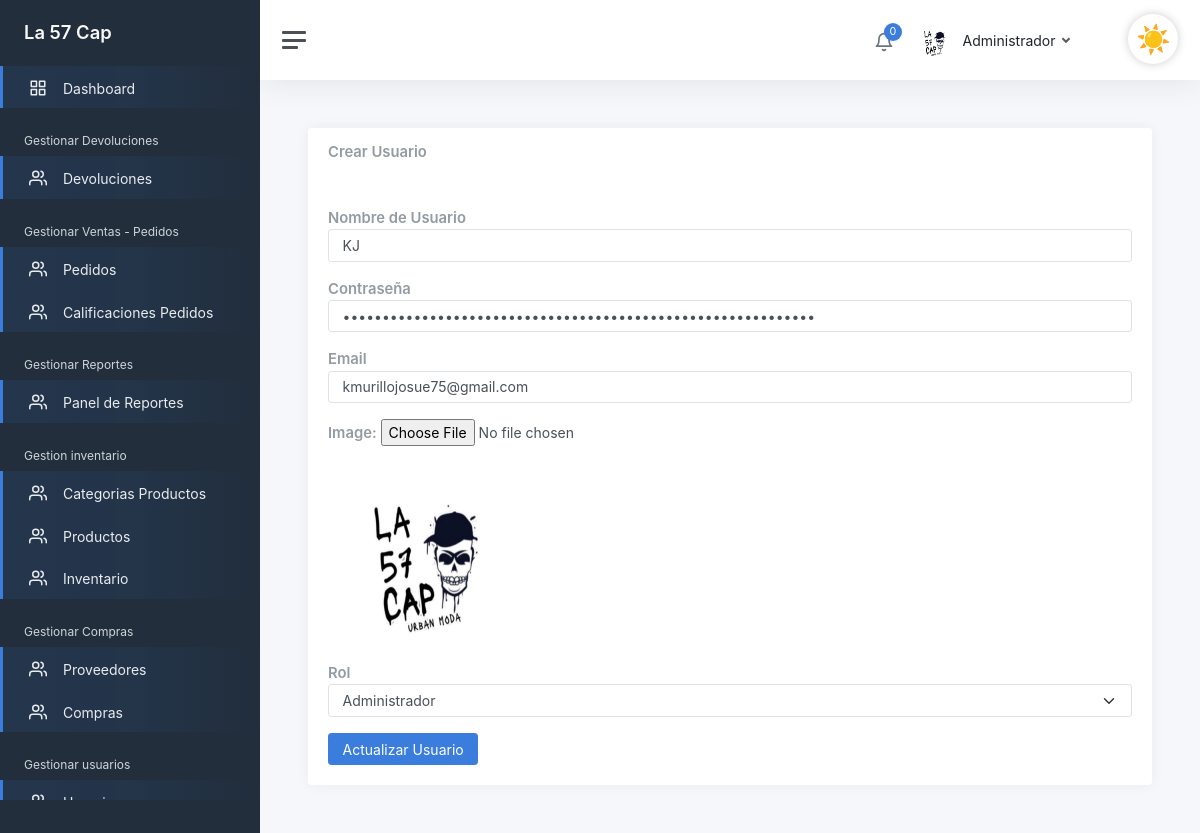
The app's page /admin/ActualizarUsuario?id=1 (signed in) with its own data.
### tables this page shows
CREATE TABLE `usuario`  (
  `idusuario` int(0) NOT NULL AUTO_INCREMENT,
  `id_roles` int(0) NOT NULL,
  `f_perfil` varchar(150) NULL DEFAULT NULL,
  `userName` varchar(45) NOT NULL,
  `password` varchar(100) NOT NULL,
  `email` varchar(30) NOT NULL,
  `confirmado` tinyint(1) NULL DEFAULT NULL,
  `token` varchar(15) NULL DEFAULT NULL,
  `Creado_Fecha` datetime(0) NOT NULL,
  `Cambiado_Fecha` datetime(0) NOT NULL,
  `eliminado` tinyint(0) NULL DEFAULT 0,
  `intentos_fallidos` int(0) NULL DEFAULT 0,
  PRIMARY KEY (`idusuario`) USING BTREE,
  INDEX `usuario_roles_idx`(`id_roles`) USING BTREE,
  CONSTRAINT `usuario_roles` FOREIGN KEY (`id_roles`) REFERENCES `roles` (`idroles`) ON DELETE RESTRICT ON UPDATE RESTRICT
);

CREATE TABLE `roles`  (
  `idroles` int(0) NOT NULL,
  `descripcion` varchar(50) NOT NULL,
  PRIMARY KEY (`idroles`) USING BTREE
);

### views/formularios/Usuario.php (the view, shortened to what the rows shown need)
<div class="mb-3">
    <label for="userName" class="card-title mb-0">Nombre de Usuario</label>
    <input type="text" class="form-control" id="userName" name="usuario[userName]"
        value="<?php echo s($usuario->userName); ?>">
</div>
<div class="mb-3">
    <label for="password" class="card-title mb-0">Contraseña</label>
    <input type="password" class="form-control" id="password" name="usuario[password]"
        value="<?php echo s($usuario->password); ?>">
</div>
<div class="mb-3">
    <label for="email" class="card-title mb-0">Email</label>
    <input type="email" class="form-control" id="email" name="usuario[email]" value="<?php echo s($usuario->email); ?>">
</div>
<div class="mb-3">
    <label for="f_perfil" class="card-title mb-0">Image:</label>
    <input type="file" id="f_perfil" accept="image/jpeg, image/png" name="usuario[f_perfil]">
</div>
<?php if (!empty($usuario->idusuario) && !empty($usuario->f_perfil)): ?>
    <img width="200" height="200" src="/img/users/<?php echo s($usuario->f_perfil); ?>" alt="Foto de perfil">
<?php endif; ?>
<div class="mb-3">
    <label for="imagen" class="card-title mb-0">Rol</label>
    <select id="rol" name="usuario[id_roles]" class="form-select mb-3" value="<?php echo s($usuario->id_roles); ?>">
        <?php
        foreach ($roles as $rol) { ?>
            <option <?php echo $usuario->id_roles == $rol->idroles ? 'selected' : '' ?>
                value="<?php echo s($rol->idroles) ?>">
                <?php echo s($rol->descripcion) ?>
            </option>
        <?php } ?>
    </select>
</div>

### records on screen
usuario: userName "KJ", email "kmurillojosue75@gmail.com", f_perfil (picture), id_roles.descripcion "Administrador"

### other values on screen
count(Notificacion::obtenerPorUsuario($_SESSION['id'])) "0"
$nombreUsuario "Administrador"
